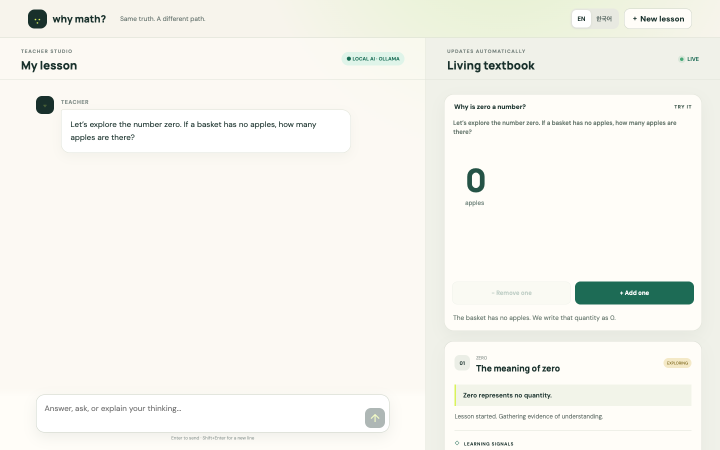
#> input picture docs/screenshots/why-math-desktop.png, 1440 x 900 px (shown at 1/2 size)
$ python render_demo.py
#> lines starting #> are read from the running program, lines starting #| are printed output that depends on the picture
#!/usr/bin/env python3
"""Render a 90-second English-narrated hackathon video from ACTUAL app screenshots.
Requires macOS say, ffmpeg, ffprobe and Pillow. No private user data or AI claims are simulated as real-world learning evidence.
"""
from pathlib import Path
from PIL import Image, ImageDraw, ImageFont, ImageOps
import subprocess, math, os

ROOT=Path(__file__).resolve().parents[1]
DEMO=ROOT/'demo'
WORK=Path('/tmp/why-math-video-work')
WORK.mkdir(parents=True,exist_ok=True)
FONT='/System/Library/Fonts/Supplemental/Arial.ttf'
BOLD='/System/Library/Fonts/Supplemental/Arial Bold.ttf'
if not Path(BOLD).exists():BOLD=FONT

def font(size,bold=False):return ImageFont.truetype(BOLD if bold else FONT,size)

def gradient():
    im=Image.new('RGB',(1280,720))
#> im: PIL image 1280x720 RGB; every value is 0
    px=im.load()
    for y in range(720):
        for x in range(1280):
            t=x/1280*.5+y/720*.5
            px[x,y]=(int(13+22*t),int(45+51*t),int(37+35*t))
    d=ImageDraw.Draw(im,'RGBA')
    for i in range(7):
        r=100+i*75
        d.ellipse((950-r,340-r,950+r,340+r),outline=(184,219,185,20),width=3)
    return im

def hero(i,title,subtitle,foot):
    im=gradient();d=ImageDraw.Draw(im)
    d.rounded_rectangle((75,65,185,175),radius=28,fill=(216,241,88))
    d.text((107,82),'?',font=font(68,True),fill=(14,50,41))
    d.text((78,220),title,font=font(68,True),fill=(249,250,246))
    d.text((81,325),subtitle,font=font(28),fill=(217,231,218))
    d.line((80,575,1200,575),fill=(120,164,135),width=2)
    d.text((80,603),foot,font=font(22),fill=(217,241,88))
    im.save(WORK/f'slide{i:02}.png')

def screenshot(i,src,heading,caption):
#> called with i = 1, heading = 'AI-LED LEARNING'
    im=Image.open(src).convert('RGB')
#> im is the input picture: PIL image 1440x900 RGB; mean R, G, B 245.5, 245.1, 238.6
    screen=ImageOps.fit(im,(1280,622),method=Image.Resampling.LANCZOS,centering=(0.5,0.14))
    out=Image.new('RGB',(1280,720),(17,48,39));out.paste(screen,(0,0));d=ImageDraw.Draw(out)
    d.rectangle((0,620,1280,720),fill=(17,48,39))
    d.text((47,640),heading.upper(),font=font(24,True),fill=(216,241,88))
    d.text((48,678),caption,font=font(17),fill=(230,240,235))
    out.save(WORK/f'slide{i:02}.png')

slides=[
 (10,'Millions of students are taught the same lesson at the same pace. Those who do not understand are expected to catch up. Why Math reverses that expectation.'),
 (12,"Our AI teacher starts with a basic math concept. No perfectly worded question required. The student responds, and the teacher chooses what to explain next."),
 (14,'This is student A, a simulated fourteen-year-old learner who struggles with mathematical vocabulary. The teacher sees the student response, not the hidden test profile or misconception labels.'),
 (14,'Student B is the same age but has a different difficulty. The same teacher engine responds differently, finding examples that fit the conversation. These are simulations, not human learning outcomes.'),
 (13,'Why Math works in Korean too. A learner asks why zero is a number. The teacher explains, while the record marks the question as an observation, not a failure.'),
 (10,'Learning can be visual and interactive. Here, students add and remove apples to see quantity change. At zero, an empty basket still has a number.'),
 (8,'The Living Textbook writes itself, recording lesson explanations, student observations, and questions that the system still needs to check.'),
 (9,'One teacher. Different paths to understanding. Try Why Math. Explore the working prototype and code on GitHub today.')
]
hero(0,'Why Math?','The lesson adapts to you.','c0mpiled-17 Seoul  |  The Primer  |  November 2026')
screenshot(1,ROOT/'docs/screenshots/why-math-desktop.png','AI-LED LEARNING','Real app capture · The teacher begins the lesson')
screenshot(2,DEMO/'captures/student-a.png','LEARNER A · VOCABULARY GAP','AI student simulation · Real local Ollama teacher response')
#> call 2 of screenshot, with i = 2, heading = 'LEARNER A · VOCABULARY GAP'
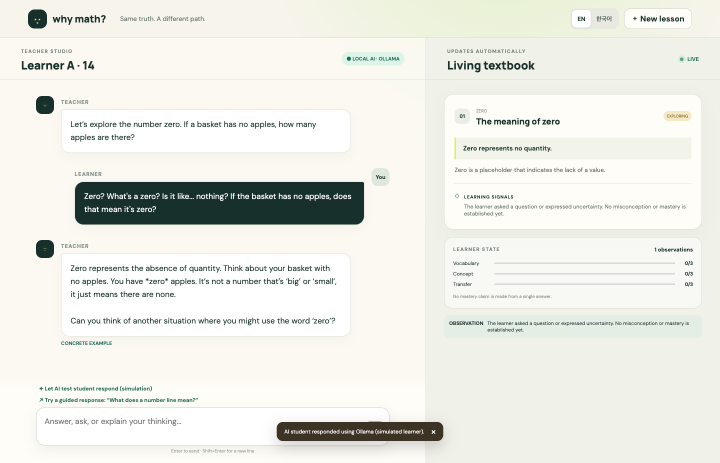
#> input picture demo/captures/student-a.png, 1440 x 926 px (shown at 1/2 size)
#> in screenshot, im is the input picture: PIL image 1440x926 RGB; mean R, G, B 234.1, 234.9, 228.6
screenshot(3,DEMO/'captures/student-b.png','LEARNER B · DIFFERENT GAP','Same teacher engine · Different student response')
#> call 3 of screenshot, with i = 3, heading = 'LEARNER B · DIFFERENT GAP'
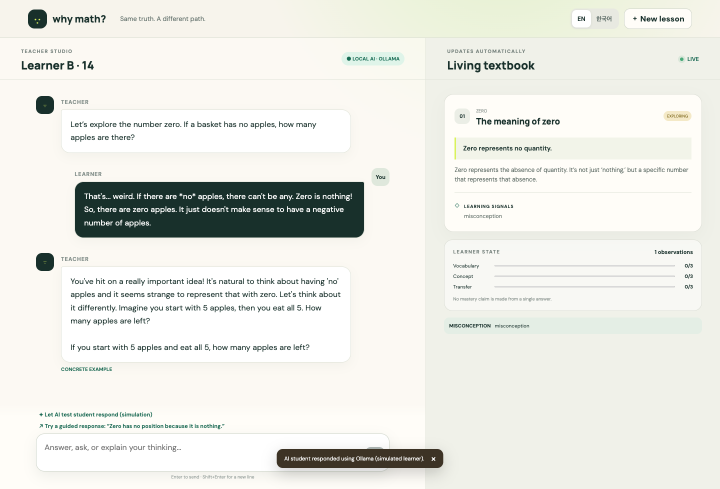
#> input picture demo/captures/student-b.png, 1440 x 978 px (shown at 1/2 size)
#> in screenshot, im is the input picture: PIL image 1440x978 RGB; mean R, G, B 232.7, 233.6, 227.4
screenshot(4,DEMO/'captures/korean.png','KOREAN LESSON','Real Korean-language Ollama response · Question recorded as observation')
#> call 4 of screenshot, with i = 4, heading = 'KOREAN LESSON'
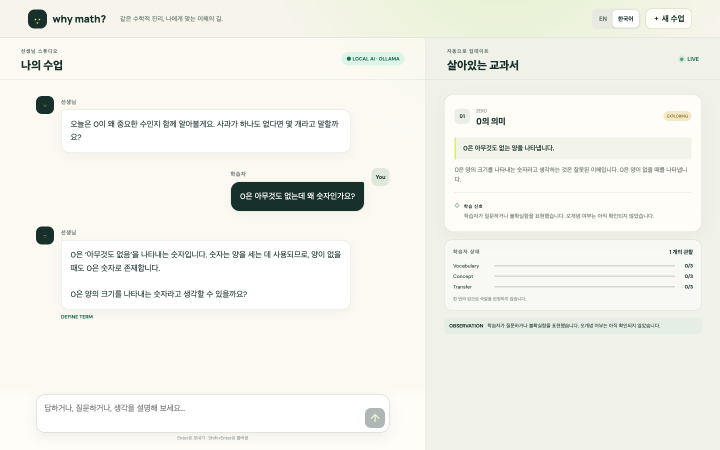
#> input picture demo/captures/korean.png, 1440 x 900 px (shown at 1/2 size)
#> in screenshot, im is the input picture: PIL image 1440x900 RGB; mean R, G, B 242, 242, 235.7
screenshot(5,ROOT/'docs/screenshots/why-math-counting-two.png','PLAY TO UNDERSTAND','Raster PNG background + transparent PNG elements, not SVG illustration')
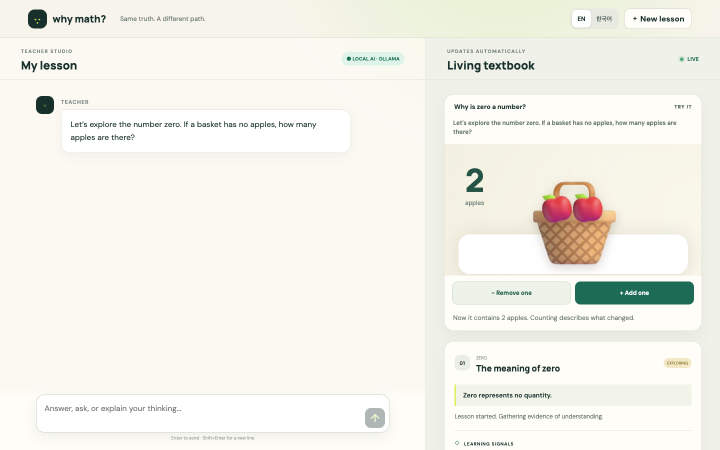
#> input picture docs/screenshots/why-math-counting-two.png, 1440 x 900 px (shown at 1/2 size)
#> in screenshot, im is the input picture: PIL image 1440x900 RGB; mean R, G, B 243.8, 242.4, 235.1
#> in screenshot (call 5), `screen=ImageOps.fit(im,(1280,622),method=Image.Resampling.LANCZOS,cent..`:
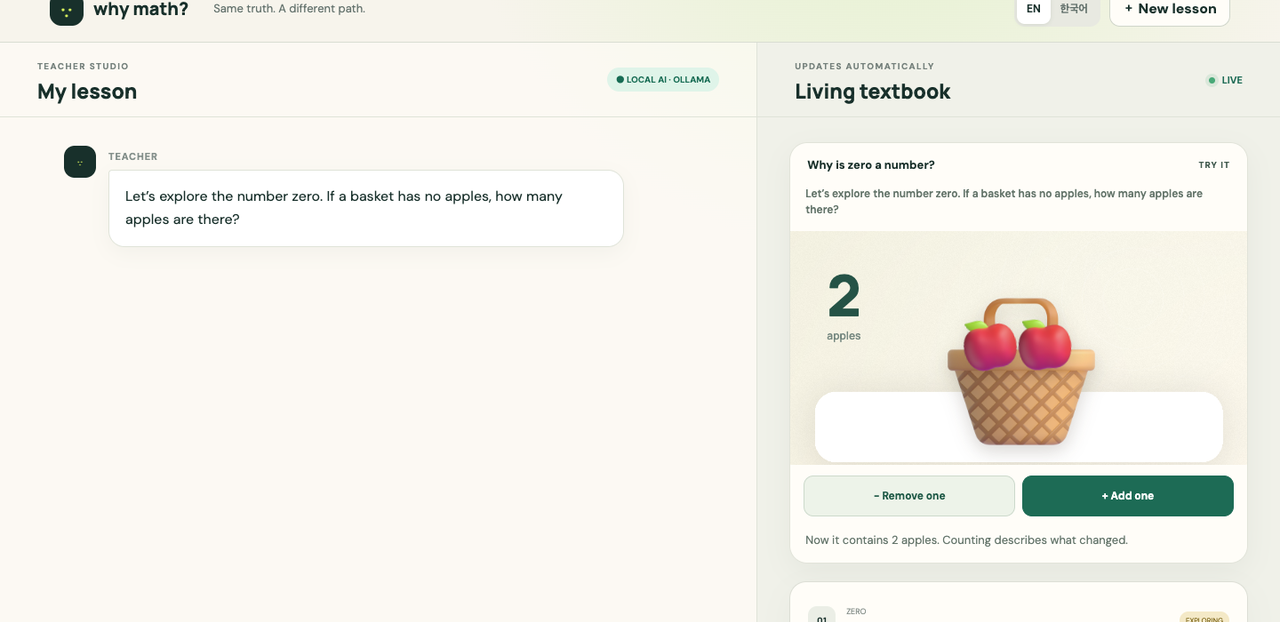
#> screen: PIL image 1280x622 RGB; mean R, G, B 242.8, 241.2, 233.7
screenshot(6,DEMO/'captures/student-a.png','A LIVING TEXTBOOK','Lesson explanations, observations, and open questions appear automatically')
#> in screenshot (call 6), `out.save(WORK/f'slide{i:02}.png')`:
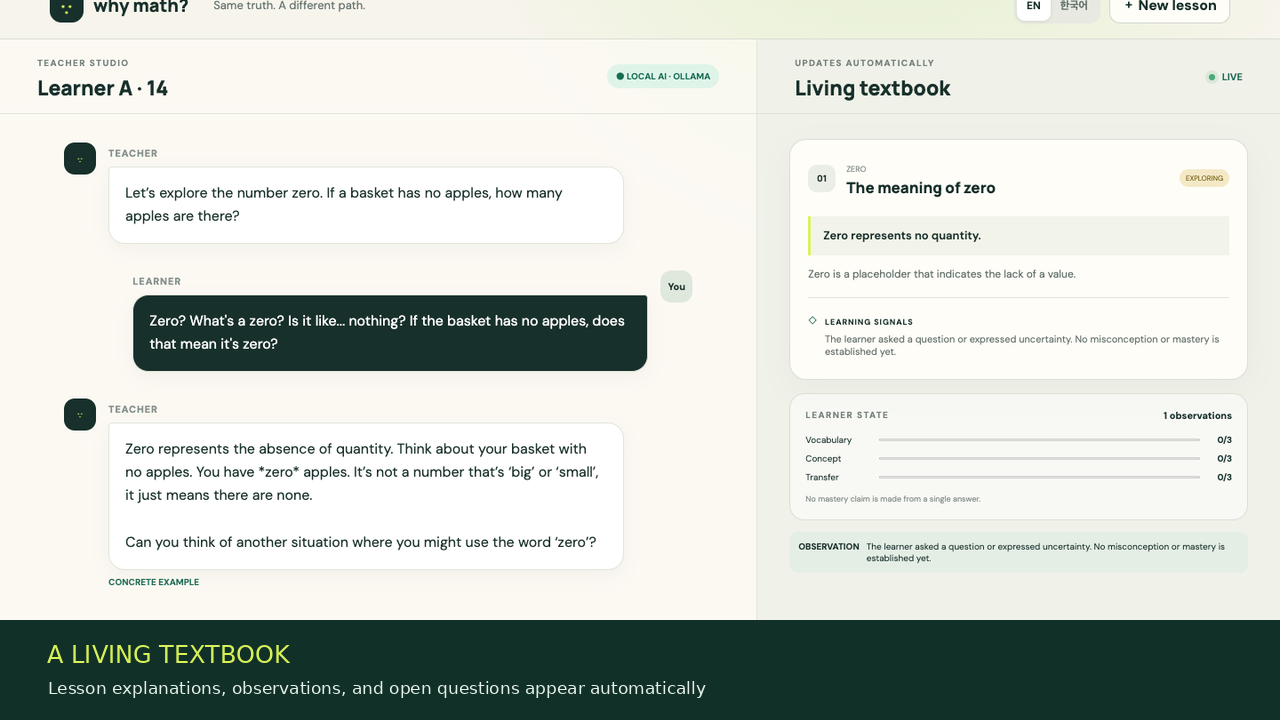
#> saved as slide06.png: PIL image 1280x720 RGB; mean R, G, B 203.6, 208.8, 202.3
hero(7,'The lesson adapts','to the student.','Explore the demo  |  github.com/hkalbertkim/why-math')
#> call 2 of hero, with i = 7, title = 'The lesson adapts', subtitle = 'to the student.'
#> in hero (call 2), `im.save(WORK/f'slide{i:02}.png')`:
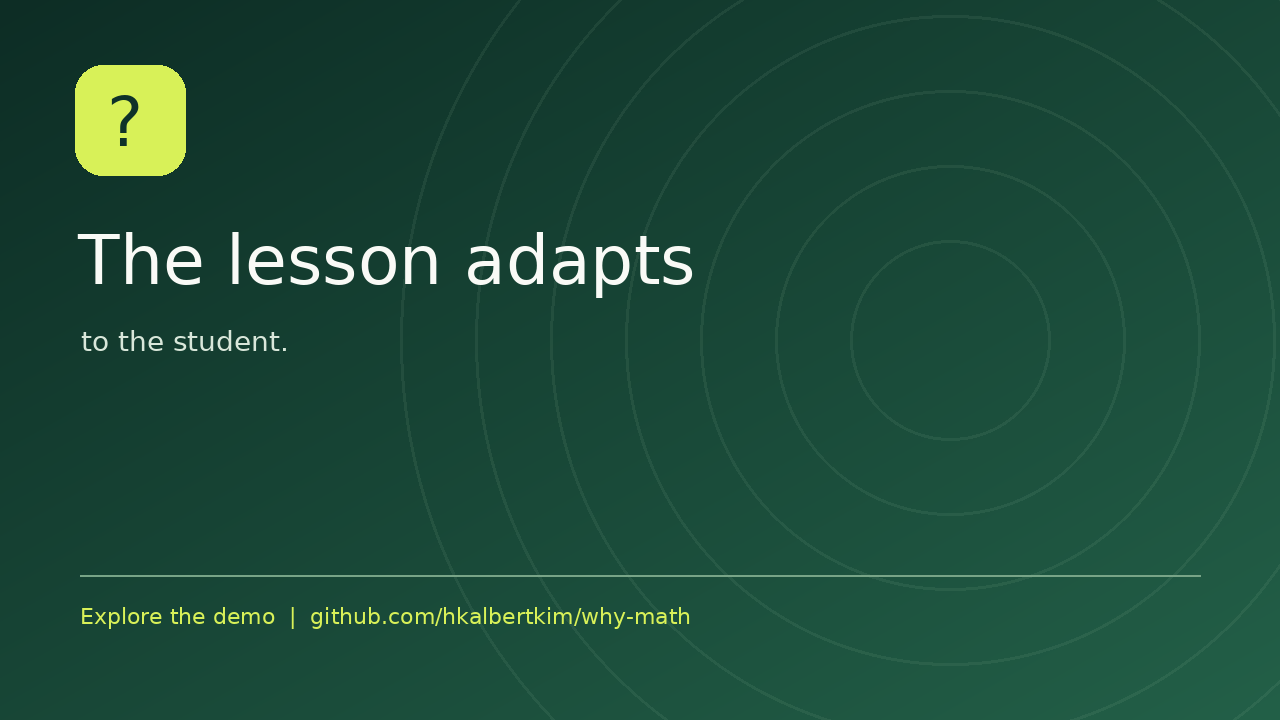
#> saved as slide07.png: PIL image 1280x720 RGB; mean R, G, B 29.4, 75.2, 57.1

lines=[]
for i,(duration,words) in enumerate(slides):
    narration=WORK/f'voice{i:02}.txt';narration.write_text(words+'\n')
    audio=WORK/f'voice{i:02}.aiff'
#> (the run stopped early here; a loop or call above may not have finished)
